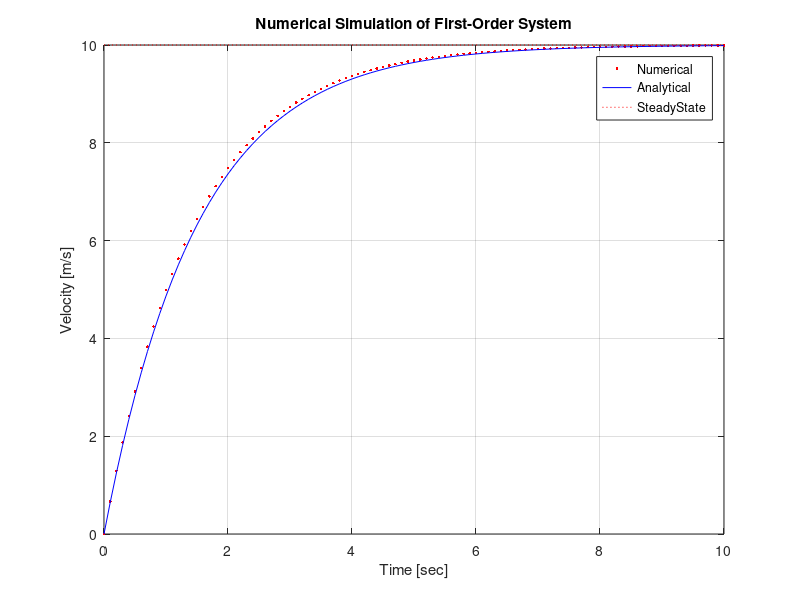
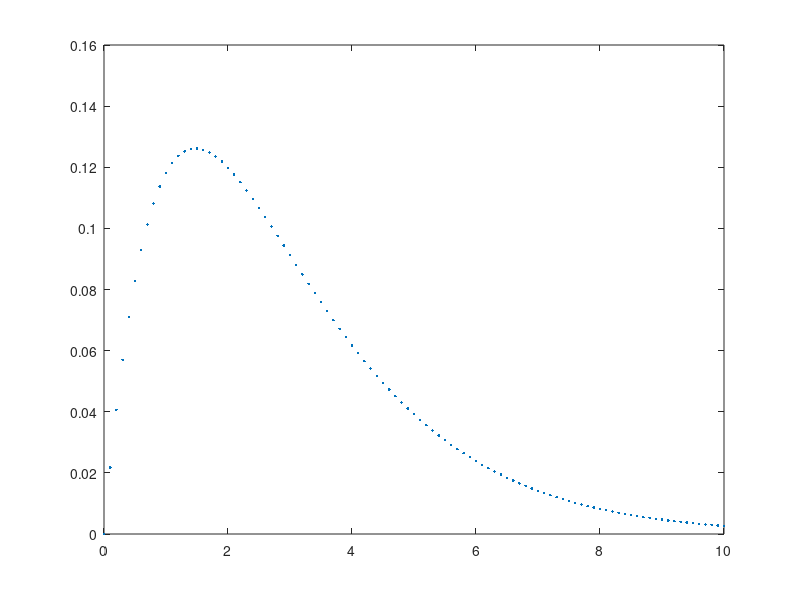

These charts were generated, in order, by the following MATLAB code:
% Illustration of First-Order LTI Step Response
% ME 402

clear;

% System Parameters 
m = 15;       % mass [kg]
b = 10;      % linear drag [Ns/m]
Fstep = 100;  % amplitude of step force input


% Simulation Solution
%%%%%%%%%%%%%%%%%%%%%%%%%%%%%%%%%%%%%%%%%%%%%%%%
% Initial Conditions
V(1) = 0;  % Initial velocity [m/s]

% Describe a vector of times for the simulation
dt = 0.1;   % Time step [s]
Tend = 10;  % End of time horizon for simulation [s]
tt = 0:dt:Tend;  

% Euler Integration
for ii = 2:length(tt)
    Vdot = -b/m*V(ii-1)+Fstep/m;
    V(ii) = V(ii-1)+Vdot*dt;
end

% Analytical Solution
%%%%%%%%%%%%%%%%%%%%%%%%%%%%%%%%%%%%%%%%%%%%%%%%
tau = m/b;
% Note that MATLAB can deal with the tt vector in this equation
% and output a vector of velcocities.
Veqn = Fstep/b*(1-exp(-tt/tau));  


figure(1)
clf()
plot(tt,V,'r.')
hold on
plot(tt,Veqn,'b-')
xlabel('Time [sec]')
ylabel('Velocity [m/s]')
title('Numerical Simulation of First-Order System')

hold on
plot([tt(1) tt(end)],Fstep/b*[1 1],'r:')
grid on
legend('Numerical','Analytical','SteadyState')

figure(2)
clf()
plot(tt,abs(V-Veqn),'.')